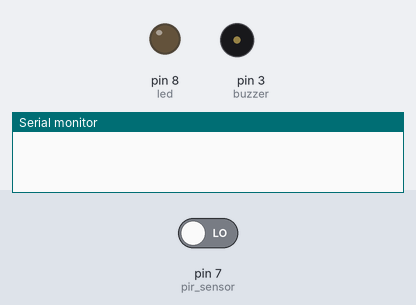
This sketch was run on a simulated Arduino Uno, built with avr-gcc and run on an emulated ATmega328P. Shown: output pins drawn as LEDs (lit = HIGH), buzzer (waves = sounding, pin HIGH), the last lines printed to the serial monitor. Inputs (shaded band) come from the test bench; at power-on: pin 7 (pir_sensor) LOW.

Above: at 1.2 s.
1.3 s: pin 7 (pir_sensor) driven HIGH
At 1.8 s:
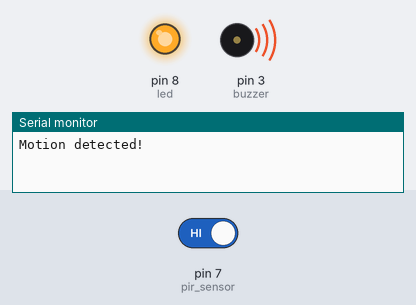
2.8 s: pin 7 (pir_sensor) driven LOW
At 14.0 s:
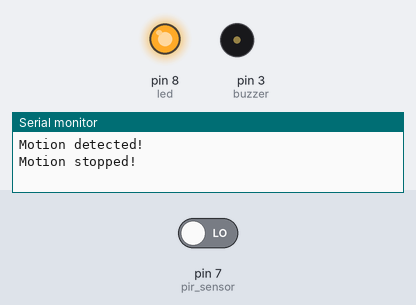
Timing chart, 0 to 14.3 s (numbered marks = the images above; inputs shaded):
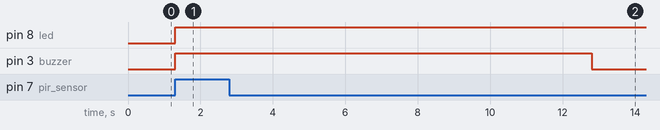

The sketch:

ex4.ino
```cpp
int sensor;
unsigned long time;
bool state = false;

void setup() {
  Serial.begin(9600);
  pinMode(3, OUTPUT); // buzzer
  pinMode(7, INPUT); // pir sensor
  pinMode(8, OUTPUT); // led
}

void loop() {
  sensor = digitalRead(7);
  if (sensor == HIGH) {
    time = millis();
    if (state == false) {
      Serial.println("Motion detected!");
      state = true;
    }
    digitalWrite(3, HIGH);
    digitalWrite(8, HIGH);
  } else {
    if (state == true) {
      Serial.println("Motion stopped!");
      state = false;
    }
    if (millis() - time >= 10000) {
      digitalWrite(3, LOW);
    }
    if (millis() - time >= 30000) {
      digitalWrite(8, LOW);
    }
  }
}
```

Measured:
- after the input at 1.3 s, pin 8 (led), pin 3 (buzzer): LOW → HIGH at once
- after the input at 2.8 s, pin 3 (buzzer): HIGH → LOW after 10.0 s
